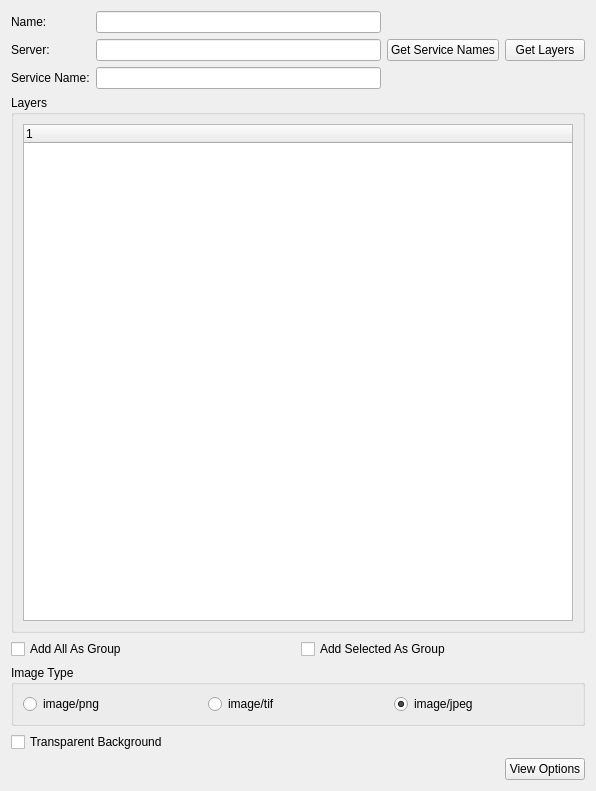
<?xml version="1.0" encoding="UTF-8"?>
<ui version="4.0">
 <class>BaseAddNetworkLayerWidget</class>
 <widget class="QWidget" name="BaseAddNetworkLayerWidget">
  <property name="geometry">
   <rect>
    <x>0</x>
    <y>0</y>
    <width>596</width>
    <height>791</height>
   </rect>
  </property>
  <property name="windowTitle">
   <string>Form</string>
  </property>
  <layout class="QVBoxLayout">
   <item>
    <layout class="QGridLayout">
     <item row="0" column="0">
      <widget class="QLabel" name="label">
       <property name="text">
        <string>Name:</string>
       </property>
      </widget>
     </item>
     <item row="0" column="1">
      <widget class="QLineEdit" name="_name"/>
     </item>
     <item row="1" column="0">
      <widget class="QLabel" name="label_2">
       <property name="text">
        <string>Server:</string>
       </property>
      </widget>
     </item>
     <item row="1" column="1">
      <widget class="QLineEdit" name="_server"/>
     </item>
     <item row="1" column="3">
      <widget class="QPushButton" name="capabilitiesButton">
       <property name="text">
        <string>Get Layers</string>
       </property>
      </widget>
     </item>
     <item row="1" column="2">
      <widget class="QPushButton" name="getServiceNamesButton">
       <property name="text">
        <string>Get Service Names</string>
       </property>
      </widget>
     </item>
     <item row="2" column="0">
      <widget class="QLabel" name="_serviceNameLabel">
       <property name="text">
        <string>Service Name:</string>
       </property>
      </widget>
     </item>
     <item row="2" column="1">
      <widget class="QLineEdit" name="_serviceNameLineEdit"/>
     </item>
    </layout>
   </item>
   <item>
    <widget class="QGroupBox" name="_layersGroupBox">
     <property name="title">
      <string>Layers</string>
     </property>
     <layout class="QVBoxLayout">
      <item>
       <widget class="QTreeWidget" name="_layersTree">
        <column>
         <property name="text">
          <string>1</string>
         </property>
        </column>
       </widget>
      </item>
     </layout>
    </widget>
   </item>
   <item>
    <layout class="QHBoxLayout">
     <item>
      <widget class="QCheckBox" name="_addAllAsGroup">
       <property name="text">
        <string>Add All As Group</string>
       </property>
      </widget>
     </item>
     <item>
      <widget class="QCheckBox" name="_addSelectedAsGroup">
       <property name="text">
        <string>Add Selected As Group</string>
       </property>
      </widget>
     </item>
    </layout>
   </item>
   <item>
    <widget class="QGroupBox" name="groupBox_2">
     <property name="title">
      <string>Image Type</string>
     </property>
     <layout class="QHBoxLayout">
      <item>
       <widget class="QRadioButton" name="_pngButton">
        <property name="text">
         <string>image/png</string>
        </property>
       </widget>
      </item>
      <item>
       <widget class="QRadioButton" name="_tifButton">
        <property name="text">
         <string>image/tif</string>
        </property>
       </widget>
      </item>
      <item>
       <widget class="QRadioButton" name="_jpegButton">
        <property name="text">
         <string>image/jpeg</string>
        </property>
        <property name="checked">
         <bool>true</bool>
        </property>
       </widget>
      </item>
     </layout>
    </widget>
   </item>
   <item>
    <widget class="QCheckBox" name="transparentCheckBox">
     <property name="text">
      <string>Transparent Background</string>
     </property>
    </widget>
   </item>
   <item>
    <layout class="QHBoxLayout">
     <item>
      <spacer>
       <property name="orientation">
        <enum>Qt::Horizontal</enum>
       </property>
       <property name="sizeHint" stdset="0">
        <size>
         <width>40</width>
         <height>20</height>
        </size>
       </property>
      </spacer>
     </item>
     <item>
      <widget class="QPushButton" name="viewOptionsButton">
       <property name="text">
        <string>View Options</string>
       </property>
      </widget>
     </item>
    </layout>
   </item>
  </layout>
 </widget>
 <resources/>
 <connections/>
</ui>
